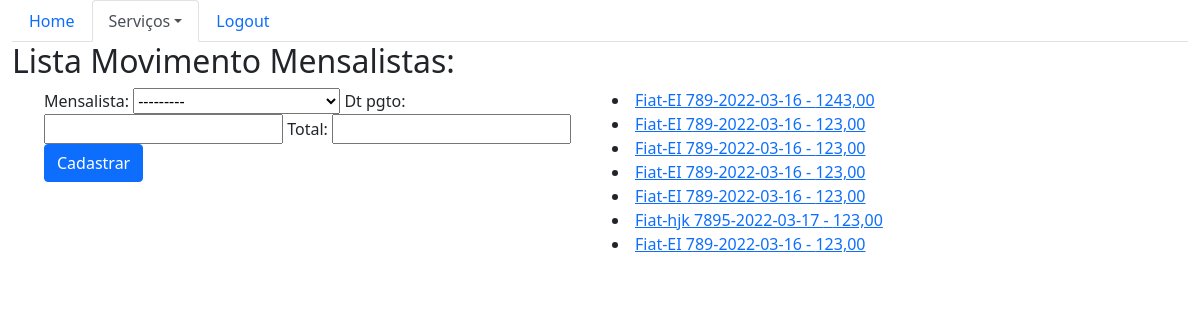
Before: /sistema/mov-mensalistas/ (signed in) with the older database file.
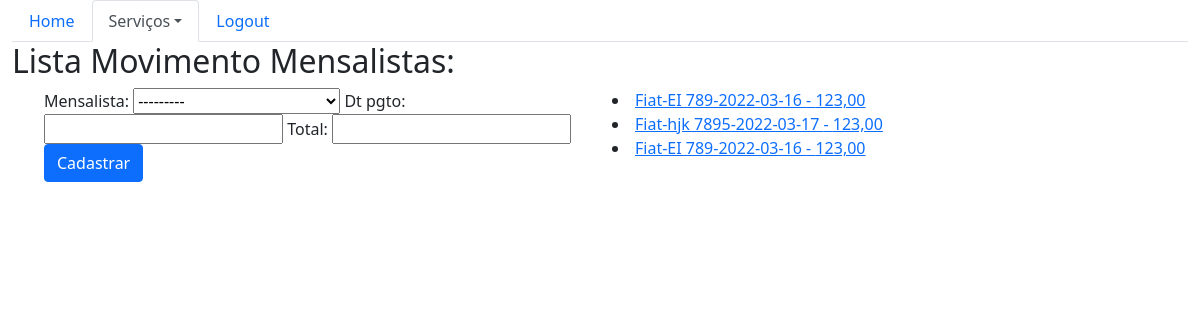
After: the same page with the newer database file.
### core/models.py (models this page shows, shortened)
class MovMensalista(models.Model):
    mensalista = models.ForeignKey(Mensalista, on_delete=models.CASCADE)
    dt_pgto = models.DateField()
    total = models.DecimalField(max_digits=6, decimal_places=2)

class Mensalista(models.Model):
    veiculo = models.ForeignKey(Veiculo, on_delete=models.CASCADE)
    inicio = models.DateField()
    valor_mes = models.DecimalField(max_digits=5, decimal_places=2)
    def __str__(self):
        return str(self.veiculo) + '-' + str(self.inicio)

class Veiculo(models.Model):
    marca = models.ForeignKey(Marca, on_delete=models.CASCADE)
    proprietario = models.ForeignKey(Pessoa, on_delete=models.CASCADE)
    placa = models.CharField(max_length=20)
    cor = models.CharField(max_length=15)
    observacoes = models.TextField(max_length=200)
    def __str__(self):
        return self.marca.nome + '-' + self.placa

class Marca(models.Model):
    nome = models.CharField(max_length=50)

### core/views.py (the view)
# urls.py: path("mov-mensalistas/", lista_movmensalistas ,name='core_lista_movmensalistas'),
@login_required
def lista_movmensalistas(request):
    mov_mensalistas = MovMensalista.objects.all()
    form = MovmensalistaForm()
    return render(request, 'core/lista_movmensalistas.html', {'mov_mensalistas': mov_mensalistas, 'form': form})

### core/forms.py
class MovmensalistaForm(ModelForm):
    class Meta:
        model= MovMensalista
        fields= ['mensalista','dt_pgto','total']

### core/templates/core/lista_movmensalistas.html (shortened to what this page needs)
{% extends 'base.html' %}
{% load bootstrap %}
{%block menu%}
    <ul class="nav nav-tabs">
        <li class="nav-item">
          <a class="nav-link " href="{% url 'core_home' %}">Home</a>
        </li>
        <li class="nav-item dropdown">
          <a class="nav-link dropdown-toggle active" data-toggle="dropdown" href="#" role="button" aria-haspopup="true" aria-expanded="false">Serviços</a>
        </li>
        <li class="nav-item">
          <a class="nav-link" href="#">Logout</a>
        </li>
    </ul>
{%endblock%}
{%block main%}
<div class="row">
    <div class="col">
        <h2> Lista Movimento Mensalistas:</h2>
    </div>
</div>
<div class="row">
    <div class="col-sm-6">
        <ul>
            <form action="{% url 'core_movmensalista_novo' %}" method="POST">
                {{form|bootstrap}}
            <br>
                <button type="submit" class="btn btn-primary">Cadastrar</button>
            </form>
        </ul>
    </div>
    <div class="col-sm-6">
        {% for mov in mov_mensalistas %}
            <li>
                <a href="{% url 'core_movmensalista_update' mov.id %}">
                    {{ mov.mensalista }} - {{ mov.total }}
                </a>
            </li>
        {% endfor %}
    </div>
</div>
{%endblock%}

Changed rows visible on the page:
removed MovMensalista: mensalista "Fiat-EI 789-2022-03-16", total "1243,00"
removed MovMensalista: mensalista "Fiat-EI 789-2022-03-16", total "123,00"
removed MovMensalista: mensalista "Fiat-EI 789-2022-03-16", total "123,00"
removed MovMensalista: mensalista "Fiat-EI 789-2022-03-16", total "123,00"
